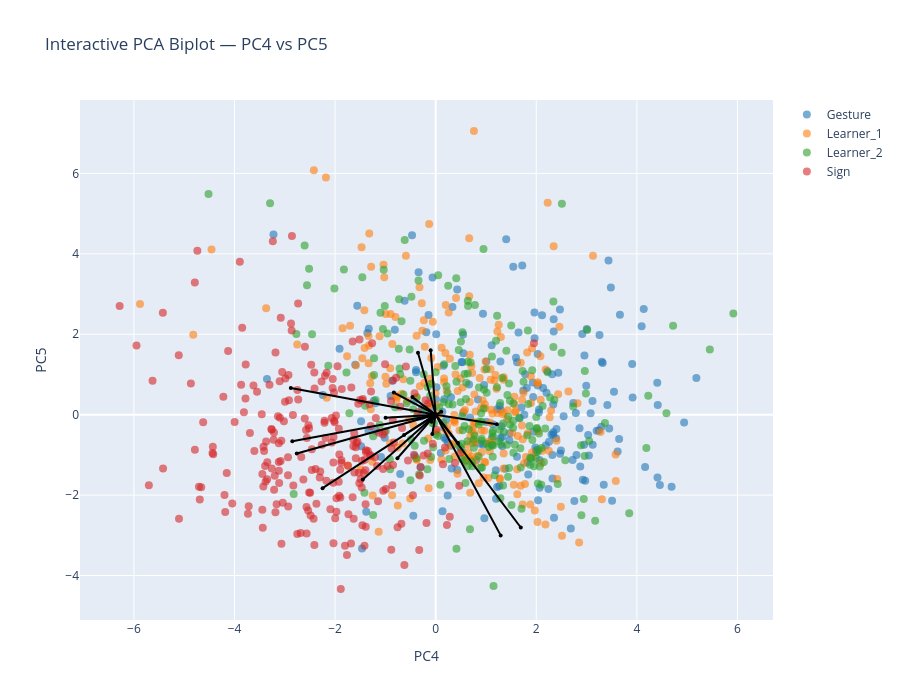

Notebook source saved alongside this figure:
### Markdown cell above
## P4-P5

### Code cell
interactive_PCA_biplot(score=x_new_GS, 
                       coeff=loadings_GS, 
                       labels=feature_names, 
                       y=y, 
                       selected_vars=selected_vars, 
                       pc_x=4, 
                       pc_y=5,
                       le=le,
                       show_labels=False)

### Figure 1 — Plotly figure (JSON) as saved in the notebook; plotly's stock layout.template omitted (floating-point values rounded to 4 significant figures; data arrays with more than 128 entries replaced by an {"elided": "..."} marker saying what was removed)
{"data": [{"hoverinfo": "text", "marker": {"color": "#1f77b4", "opacity": 0.6, "size": 8}, "mode": "markers", "name": "Gesture", "showlegend": true, "text": {"elided": "197 str values"}, "type": "scatter", "x": {"elided": "197 float values"}, "y": {"elided": "197 float values"}}, {"hoverinfo": "text", "marker": {"color": "#ff7f0e", "opacity": 0.6, "size": 8}, "mode": "markers", "name": "Learner_1", "showlegend": true, "text": {"elided": "236 str values"}, "type": "scatter", "x": {"elided": "236 float values"}, "y": {"elided": "236 float values"}}, {"hoverinfo": "text", "marker": {"color": "#2ca02c", "opacity": 0.6, "size": 8}, "mode": "markers", "name": "Learner_2", "showlegend": true, "text": {"elided": "223 str values"}, "type": "scatter", "x": {"elided": "223 float values"}, "y": {"elided": "223 float values"}}, {"hoverinfo": "text", "marker": {"color": "#d62728", "opacity": 0.6, "size": 8}, "mode": "markers", "name": "Sign", "showlegend": true, "text": {"elided": "246 str values"}, "type": "scatter", "x": {"elided": "246 float values"}, "y": {"elided": "246 float values"}}, {"hoverinfo": "text", "hovertext": "gross__magnitude__arm_speed_Gmean", "line": {"color": "black"}, "marker": {"size": 4}, "mode": "lines+markers", "showlegend": false, "textposition": "top center", "type": "scatter", "x": [0, -2.88], "y": [0, 0.665]}, {"hoverinfo": "text", "hovertext": "gross__variability__arm_speed_Gstd", "line": {"color": "black"}, "marker": {"size": 4}, "mode": "lines+markers", "showlegend": false, "textposition": "top center", "type": "scatter", "x": [0, -0.4637], "y": [0, 0.4369]}, {"hoverinfo": "text", "hovertext": "gross__magnitude__arm_speed_peak_mean", "line": {"color": "black"}, "marker": {"size": 4}, "mode": "lines+markers", "showlegend": false, "textposition": "top center", "type": "scatter", "x": [0, -0.8321], "y": [0, 0.5497]}, {"hoverinfo": "text", "hovertext": "gross__rhythm__arm_speed_peak_n", "line": {"color": "black"}, "marker": {"size": 4}, "mode": "lines+markers", "showlegend": false, "textposition": "top center", "type": "scatter", "x": [0, 0.4439], "y": [0, -0.7033]}, {"hoverinfo": "text", "hovertext": "gross__rhythm__arm_speed_peak_rate", "line": {"color": "black"}, "marker": {"size": 4}, "mode": "lines+markers", "showlegend": false, "textposition": "top center", "type": "scatter", "x": [0, -2.249], "y": [0, -1.827]}, {"hoverinfo": "text", "hovertext": "gross__rhythm__arm_speed_mod_depth", "line": {"color": "black"}, "marker": {"size": 4}, "mode": "lines+markers", "showlegend": false, "textposition": "top center", "type": "scatter", "x": [0, -0.9958], "y": [0, -0.07956]}, {"hoverinfo": "text", "hovertext": "gross__magnitude__arm_acc_Gmean", "line": {"color": "black"}, "marker": {"size": 4}, "mode": "lines+markers", "showlegend": false, "textposition": "top center", "type": "scatter", "x": [0, -2.762], "y": [0, -0.9657]}, {"hoverinfo": "text", "hovertext": "gross__variability__arm_acc_Gstd", "line": {"color": "black"}, "marker": {"size": 4}, "mode": "lines+markers", "showlegend": false, "textposition": "top center", "type": "scatter", "x": [0, -0.06747], "y": [0, -0.4797]}, {"hoverinfo": "text", "hovertext": "gross__magnitude__arm_acc_peak_mean", "line": {"color": "black"}, "marker": {"size": 4}, "mode": "lines+markers", "showlegend": false, "textposition": "top center", "type": "scatter", "x": [0, -0.6279], "y": [0, -0.5034]}, {"hoverinfo": "text", "hovertext": "gross__rhythm__arm_acc_peak_n", "line": {"color": "black"}, "marker": {"size": 4}, "mode": "lines+markers", "showlegend": false, "textposition": "top center", "type": "scatter", "x": [0, 1.217], "y": [0, -0.24]}, {"hoverinfo": "text", "hovertext": "gross__rhythm__arm_acc_peak_rate", "line": {"color": "black"}, "marker": {"size": 4}, "mode": "lines+markers", "showlegend": false, "textposition": "top center", "type": "scatter", "x": [0, -1.45], "y": [0, -1.613]}, {"hoverinfo": "text", "hovertext": "gross__rhythm__arm_acc_mod_depth", "line": {"color": "black"}, "marker": {"size": 4}, "mode": "lines+markers", "showlegend": false, "textposition": "top center", "type": "scatter", "x": [0, -0.7604], "y": [0, -1.084]}, {"hoverinfo": "text", "hovertext": "gross__magnitude__arm_speed_integral", "line": {"color": "black"}, "marker": {"size": 4}, "mode": "lines+markers", "showlegend": false, "textposition": "top center", "type": "scatter", "x": [0, -0.3522], "y": [0, 1.54]}, {"hoverinfo": "text", "hovertext": "gross__rhythm__arm_speed_sampen", "line": {"color": "black"}, "marker": {"size": 4}, "mode": "lines+markers", "showlegend": false, "textposition": "top center", "type": "scatter", "x": [0, -2.85], "y": [0, -0.6615]}, {"hoverinfo": "text", "hovertext": "gross__rhythm__band1_centroid_totalarm", "line": {"color": "black"}, "marker": {"size": 4}, "mode": "lines+markers", "showlegend": false, "textposition": "top center", "type": "scatter", "x": [0, 1.293], "y": [0, -3.003]}, {"hoverinfo": "text", "hovertext": "gross__rhythm__band1_band_power_totalarm", "line": {"color": "black"}, "marker": {"size": 4}, "mode": "lines+markers", "showlegend": false, "textposition": "top center", "type": "scatter", "x": [0, -0.08101], "y": [0, -0.1754]}, {"hoverinfo": "text", "hovertext": "gross__rhythm__band1_entropy_totalarm", "line": {"color": "black"}, "marker": {"size": 4}, "mode": "lines+markers", "showlegend": false, "textposition": "top center", "type": "scatter", "x": [0, 1.692], "y": [0, -2.807]}, {"hoverinfo": "text", "hovertext": "gross__rhythm__band2_band_power_totalarm", "line": {"color": "black"}, "marker": {"size": 4}, "mode": "lines+markers", "showlegend": false, "textposition": "top center", "type": "scatter", "x": [0, 0.1113], "y": [0, 0.07145]}, {"hoverinfo": "text", "hovertext": "gross__magnitude__bbmv_arms_total", "line": {"color": "black"}, "marker": {"size": 4}, "mode": "lines+markers", "showlegend": false, "textposition": "top center", "type": "scatter", "x": [0, -0.09959], "y": [0, 1.604]}], "layout": {"height": 700, "hovermode": "closest", "title": {"text": "Interactive PCA Biplot — PC4 vs PC5"}, "width": 900, "xaxis": {"title": {"text": "PC4"}}, "yaxis": {"title": {"text": "PC5"}}}}
